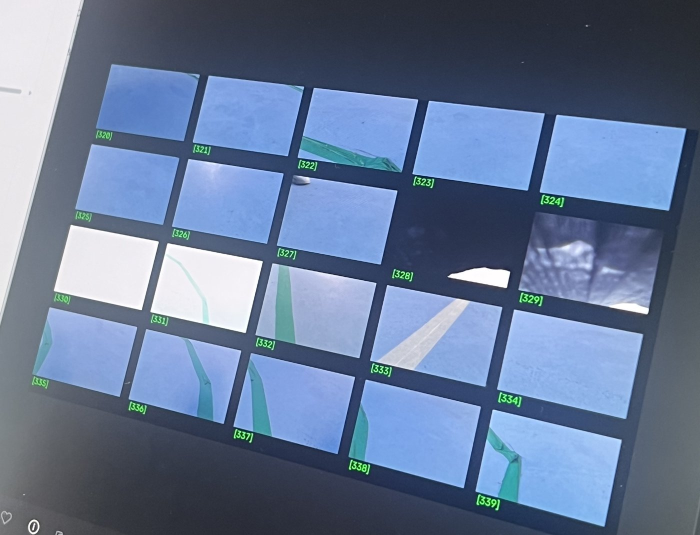
#> input picture images/01_audit_grid.jpg, 1400 x 1070 px (shown at 1/2 size); its folder holds only this picture in this run
$ python -i clean_dataset.py   (imports and definitions only)   (older library calls are emulated)
#> lines starting #> are read from the running program, lines starting #| are printed output that depends on the picture
import os
import shutil
import cv2
import numpy as np

dataset_dir = "."
reject_dir = "_rejected"
# [1 line not run here, left out]

# 기준값 (필요하면 조정)
BLUR_THRESHOLD = 15.0      # 이 값보다 낮으면 초점 나감(흐림)으로 판단
BRIGHT_MIN = 20             # 너무 어두운 사진(평균 밝기) 기준
BRIGHT_MAX = 235            # 너무 밝은/날아간 사진 기준
PINK_STD_THRESHOLD = 15     # 채널별 표준편차가 낮으면 단색으로 날아간 것으로 판단

def check_image(path):
#> called with path = '../../images/01_audit_grid.jpg'
    img = cv2.imread(path)
#> img is the input picture: shape (1070, 1400, 3); mean B, G, R 150.9, 120.3, 101.7
    if img is None:
        return "read_fail", None

    gray = cv2.cvtColor(img, cv2.COLOR_BGR2GRAY)
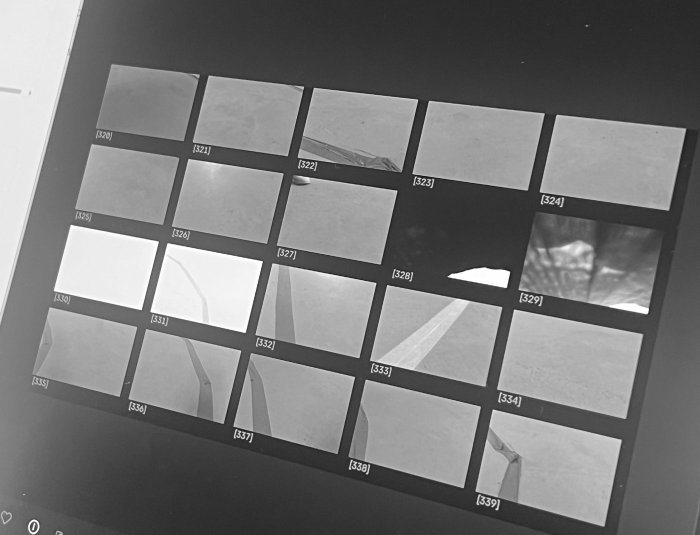
#> gray: shape (1070, 1400) (shown at 1/2 size); min 13, max 255, mean 118.2

    # 1) 흐림 판정 (라플라시안 분산)
    blur_score = cv2.Laplacian(gray, cv2.CV_64F).var()
#> blur_score = 228.8
    if blur_score < BLUR_THRESHOLD:
        return "blurry", blur_score

    # 2) 밝기 이상 판정 (너무 어둡거나 날아감)
    mean_bright = gray.mean()
#> mean_bright = 118.2
    if mean_bright < BRIGHT_MIN or mean_bright > BRIGHT_MAX:
        return "bad_exposure", mean_bright

    # 3) 단색으로 날아간 사진 판정 (예: 스샷의 분홍색 사진)
    b, g, r = cv2.split(img)
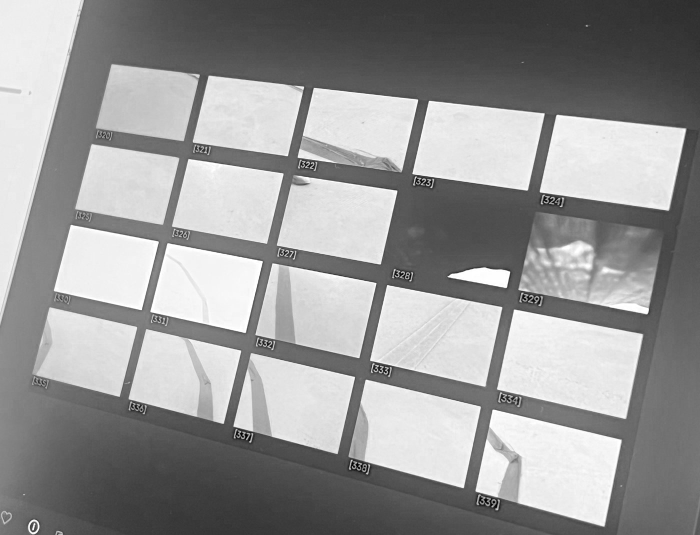
#> b: shape (1070, 1400) (shown at 1/2 size); min 0, max 255, mean 150.9
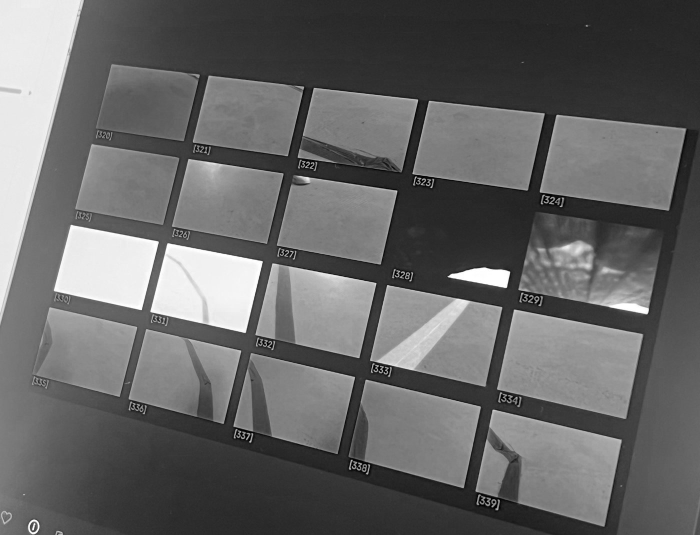
#> r: shape (1070, 1400) (shown at 1/2 size); min 0, max 255, mean 101.7
    std_total = (b.std() + g.std() + r.std()) / 3
#> std_total = 62.68
    if std_total < PINK_STD_THRESHOLD:
        return "flat_color", std_total

    return "ok", None


results = {"ok": 0, "blurry": 0, "bad_exposure": 0, "flat_color": 0, "read_fail": 0}

# [15 lines not run here, left out]

>>> result = check_image('../../images/01_audit_grid.jpg')

$ run again, on images/03_course_overview.jpg
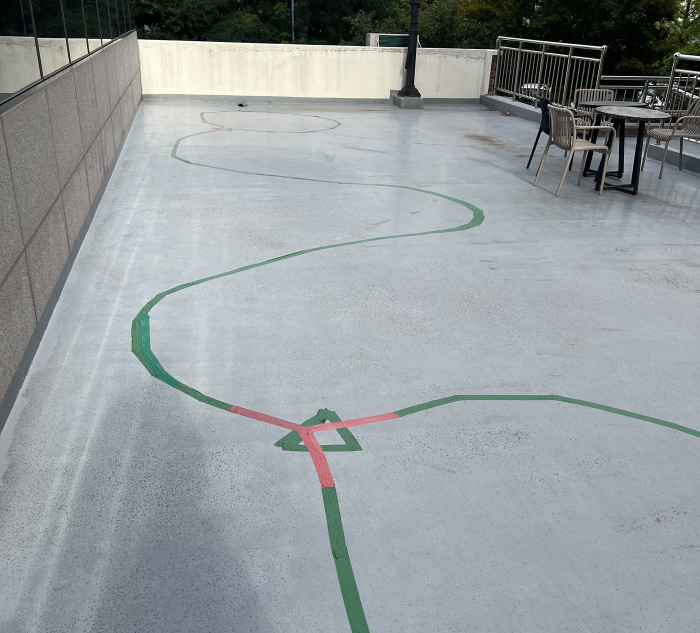
#> input picture images/03_course_overview.jpg, 1400 x 1266 px (shown at 1/2 size)
#> in check_image, img is the input picture: shape (1266, 1400, 3); mean B, G, R 157.4, 154.8, 148.2
#> blur_score = 849
#> mean_bright = 153.1
#> in check_image, `b, g, r = cv2.split(img)`:
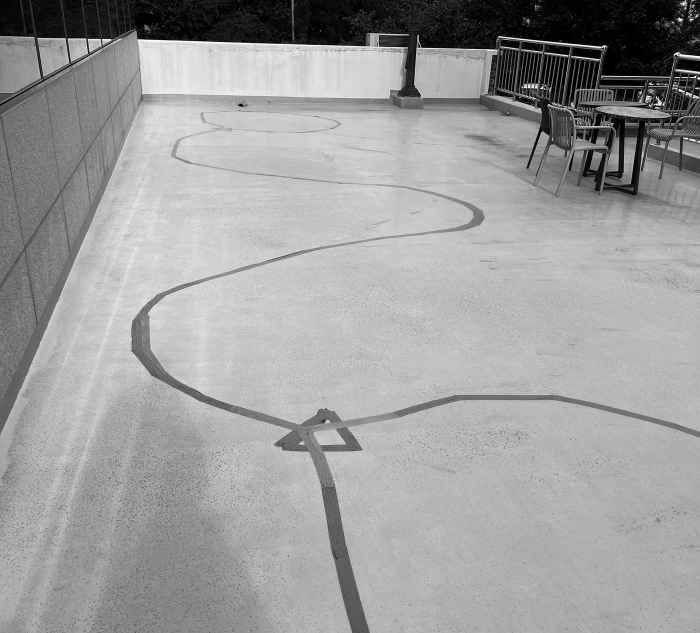
#> b: shape (1266, 1400) (shown at 1/2 size); min 0, max 255, mean 157.4
#> in check_image, `b, g, r = cv2.split(img)`:
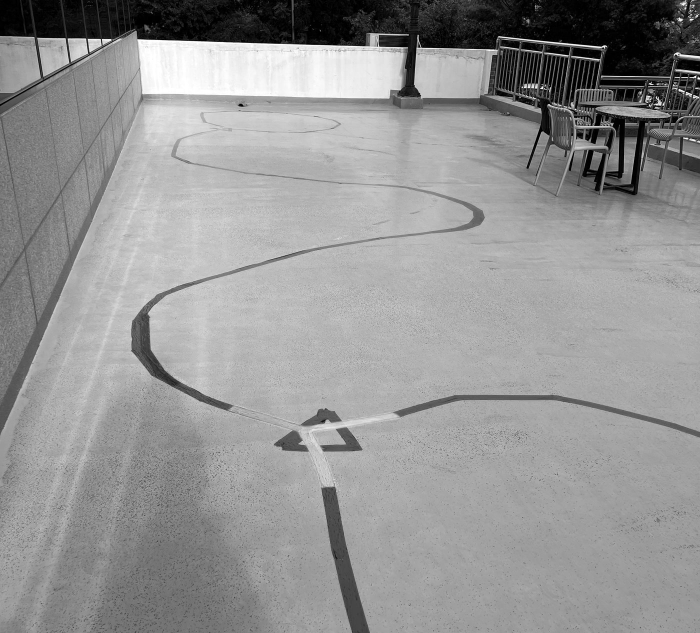
#> r: shape (1266, 1400) (shown at 1/2 size); min 0, max 255, mean 148.2
#> std_total = 53.16

$ run again, on images/04_junction_closeup.jpg
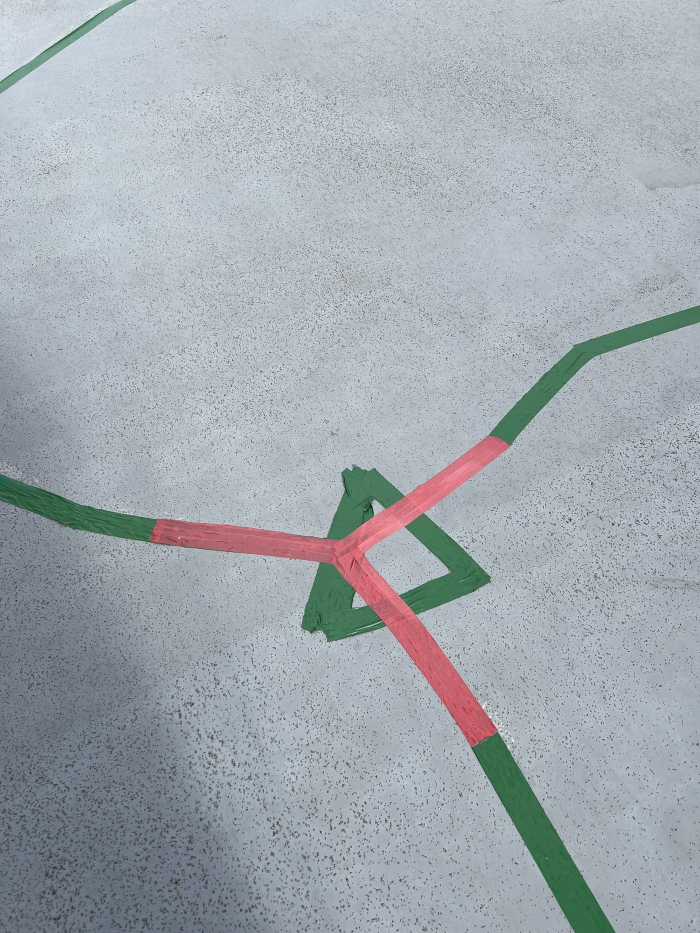
#> input picture images/04_junction_closeup.jpg, 1400 x 1866 px (shown at 1/2 size)
#> in check_image, img is the input picture: shape (1866, 1400, 3); mean B, G, R 176.6, 170, 162.4
#> in check_image, `gray = cv2.cvtColor(img, cv2.COLOR_BGR2GRAY)`:
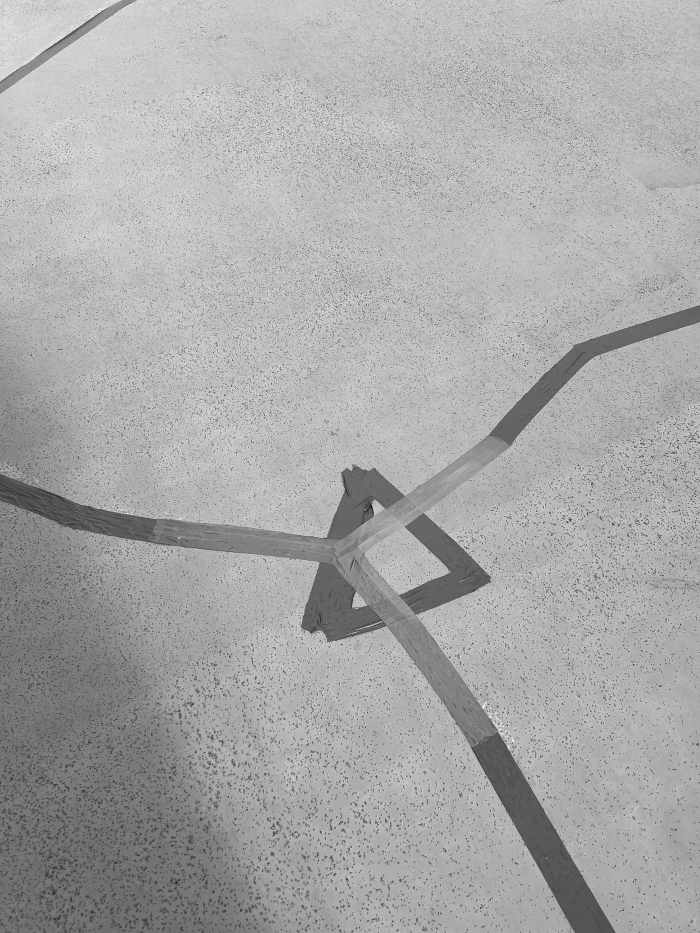
#> gray: shape (1866, 1400) (shown at 1/2 size); min 2, max 255, mean 168.5
#> blur_score = 2282.4
#> mean_bright = 168.5
#> in check_image, `b, g, r = cv2.split(img)`:
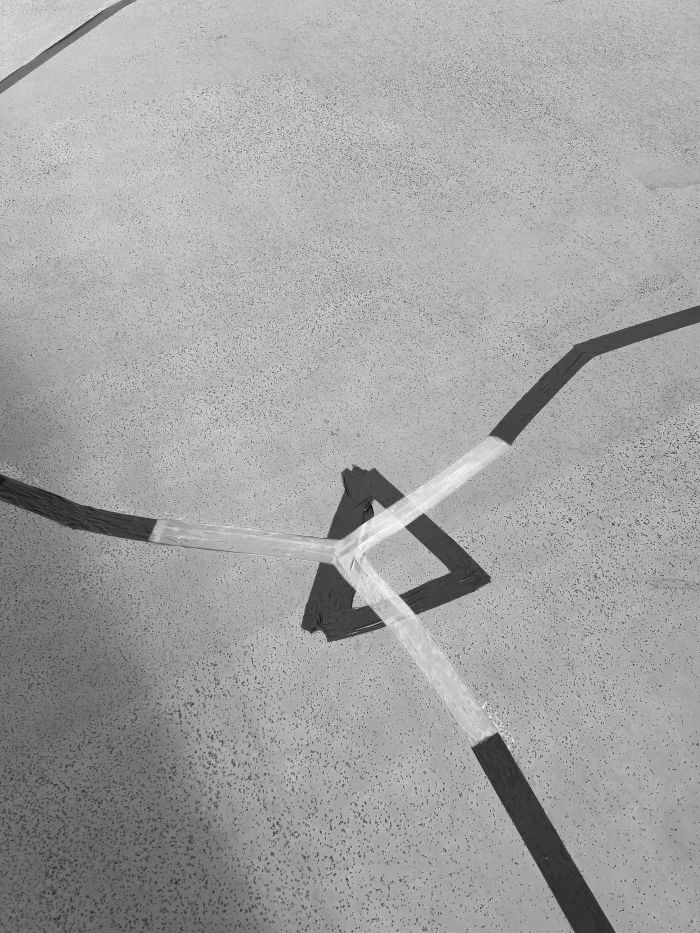
#> r: shape (1866, 1400) (shown at 1/2 size); min 0, max 255, mean 162.4
#> std_total = 35.06
